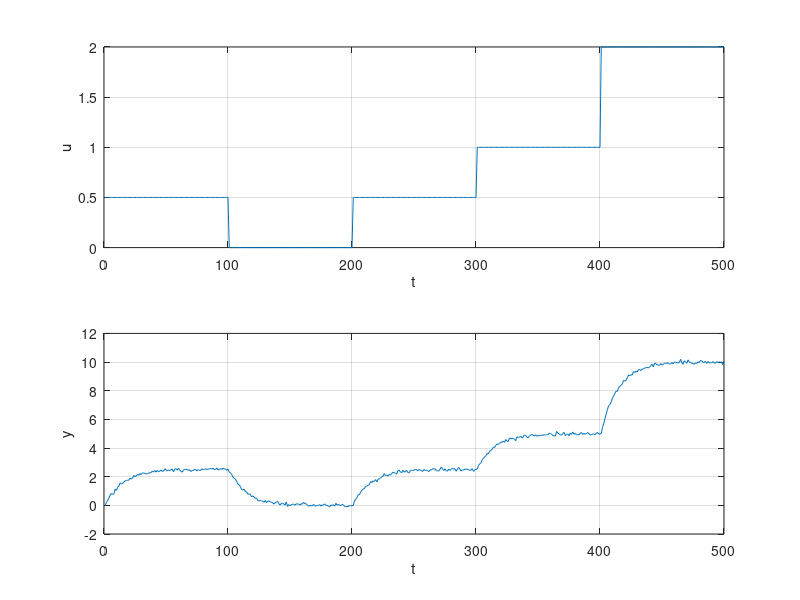
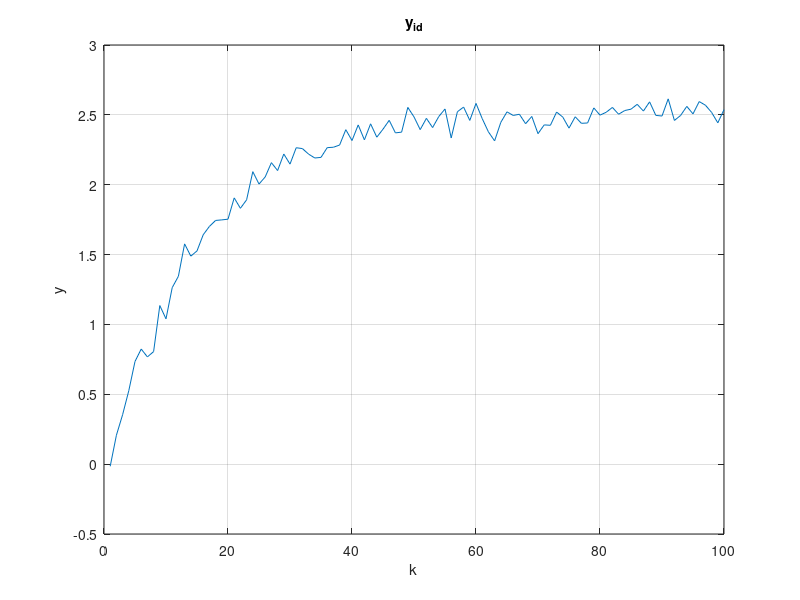
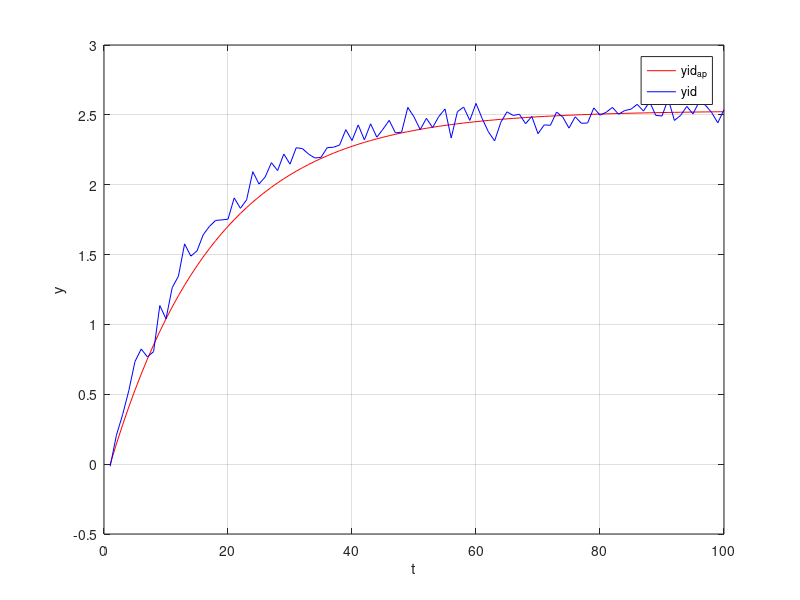
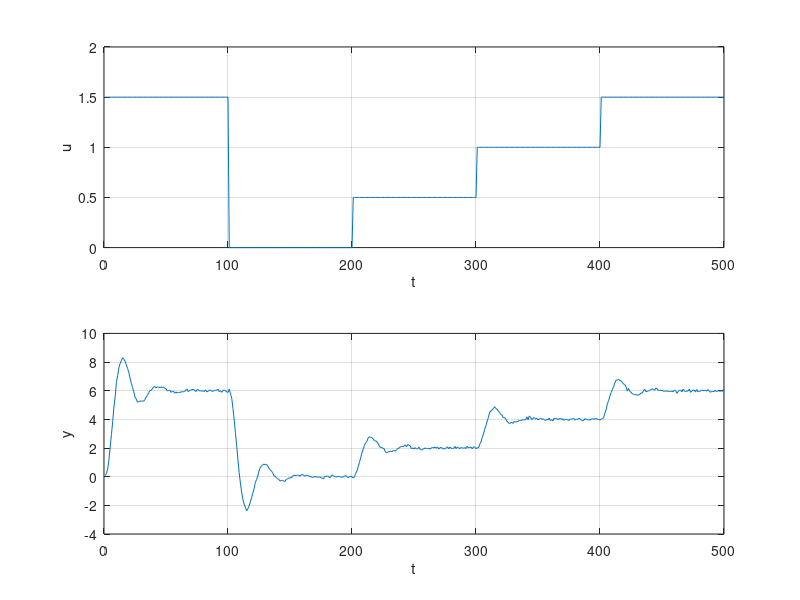

These charts were generated, in order, by the following MATLAB code:
%%sistemul de ordin 1
load('lab2_order1_2.mat');
u=data.InputData{1};
y=data.OutputData{1};
ts=data.Ts{1};

subplot(2,1,1);plot(u);xlabel('t'),ylabel('u');grid on;
subplot(2,1,2);plot(y);xlabel('t');ylabel('y');grid on;

uid=u(1:100);
yid=y(1:100);
uval=u(201:500);
yval=y(201:500);

figure
plot(yid);title('y_i_d');xlabel('k');ylabel('y');grid on;

yss=sum(yid(91:100))/10;
uss=sum(uid(91:100))/10;
K=yss/uss;
kt=17;
T=kt*ts;
num=[K];
den=[T 1];
H=tf(num,den);

disp(strcat({'Factorul de proportionalitate K='},num2str(K)));
disp(strcat({'Constanta de timp T='},num2str(T)));

yid_ap=lsim(H,uid,t(1:100));
yval_ap=lsim(H,uval,t(201:500));

figure
plot(yid_ap,'r');
hold on
plot(yid,'b');
legend('yid_a_p','yid');
xlabel('t');ylabel('y');grid on;

figure
plot(yval_ap,'r');
hold on
plot(yval,'b');
legend('yval_a_p','yval');
xlabel('t');ylabel('y');grid on;

MSEid=0;
for i=1:length(yid)
    MSEid=MSEid+(yid_ap(i)-yid(i))^2;
end
MSEid=MSEid/length(yid);

MSEval=0;
for i=1:length(yval)
    MSEval=MSEval+(yval_ap(i)-yval(i))^2;
end
MSEval=MSEval/length(yval);

disp(strcat({'MSE_identificare='},num2str(MSEid)));
disp(strcat({'MSE_validare='},num2str(MSEval)));

%%sistemul de ordin 2
%%
load('lab2_order2_2.mat');
u=data.InputData{1};
y=data.OutputData{1};
ts=data.Ts{1};

subplot(211);plot(u);xlabel('t');ylabel('u');grid on;
subplot(212);plot(y);xlabel('t');ylabel('y');grid on;

uid=u(1:100);
uval=u(201:500);
yid=y(1:100);
yval=y(201:500);

figure
plot(yid);xlabel('k_t'),ylabel('y');title('y_i_d');grid on

yss=sum(yid(90:100))/11;
uss=sum(uid(90:100))/11;

K=yss/uss;
y_t1=8.3;
M=(y_t1-yss)/yss;
zeta=log(1/M)/sqrt(pi^2+(log(M))^2);
y1max=8.3;y2max=6.3;
t1max=15;t2max=43;
T=(t2max-t1max)*ts;
omega_n=2*pi/(T*sqrt(1-zeta^2));
H=tf([K*omega_n^2],[1 2*zeta*omega_n omega_n^2]);

disp(strcat({'Suprareglajul M='},num2str(M)));
disp(strcat({'Perioada de oscilatie T='},num2str(T)));
disp(strcat({'Pulsatia naturala='},num2str(omega_n)));

yid_ap=lsim(H,uid,t(1:100));
yval_ap=lsim(H,uval,t(201:500));

figure
plot(yid,'b');hold on
plot(yid_ap,'r');
legend('yid','yid_a_p');
xlabel('t');ylabel('y');grid on

figure
plot(yval,'b');hold on
plot(yval_ap,'r');
legend('yval','yval_a_p');
xlabel('t');ylabel('y');grid on

MSEid=0;
for i=1:length(yid)
    MSEid=MSEid+(yid_ap(i)-yid(i))^2;
end
MSEid=MSEid/length(yid);

MSEval=0;
for i=1:length(yval)
    MSEval=MSEval+(yval_ap(i)-yval(i))^2;
end
MSEval=MSEval/length(yval);

disp(strcat({'MSE_identificare='},num2str(MSEid)));
disp(strcat({'MSE_validare='},num2str(MSEval)));
